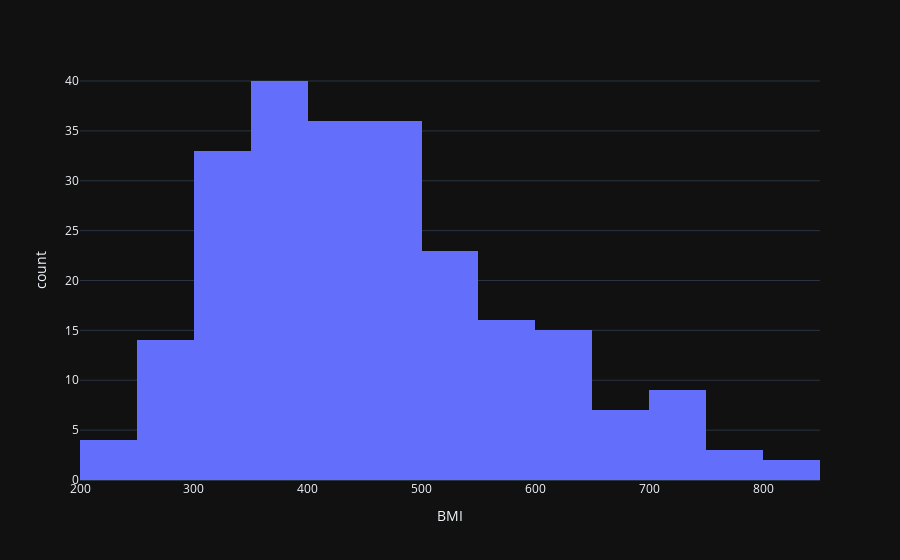
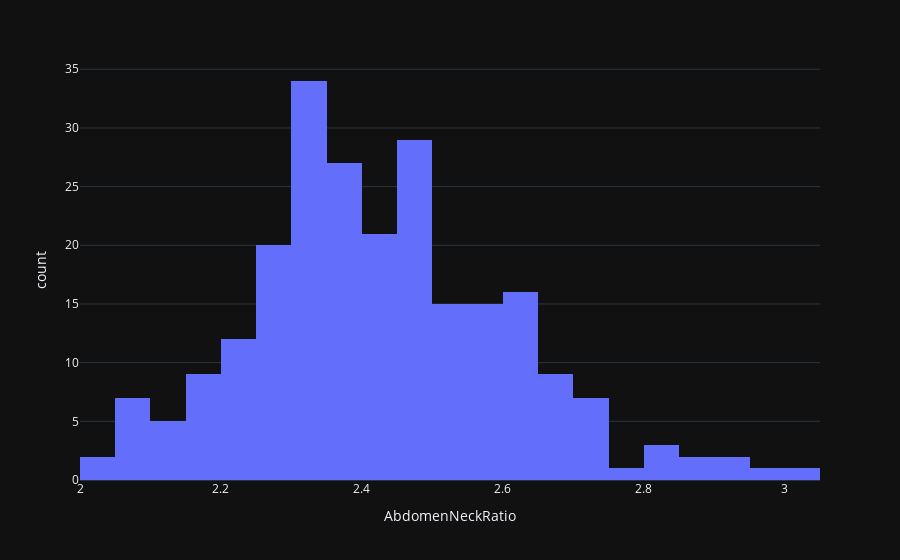
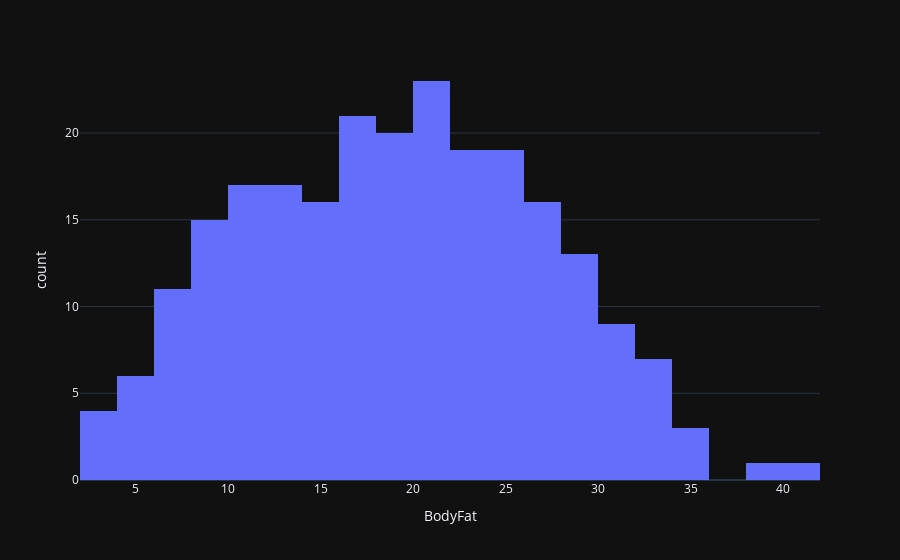
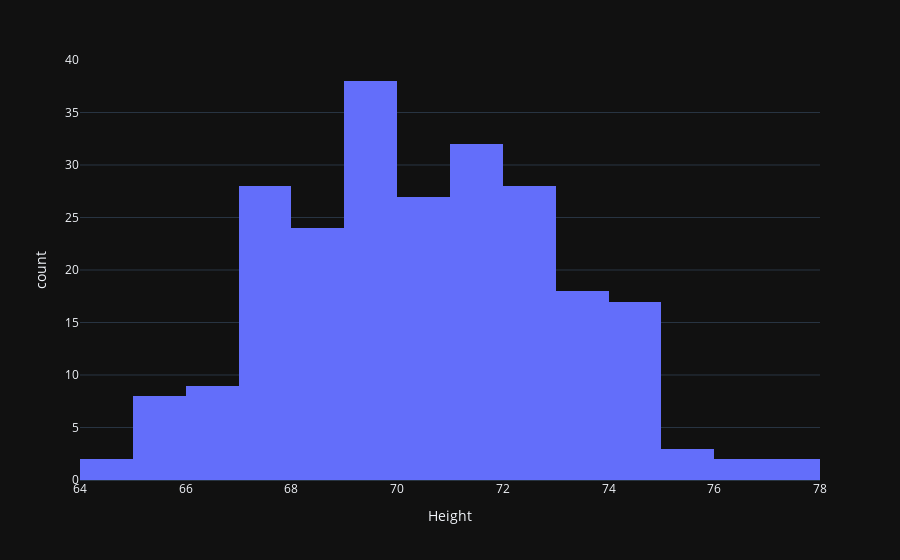

Notebook cell for these charts, in order:
### Code cell
dataFrame = dataFrame.drop([30, 36, 38, 39, 40, 41, 44, 45, 55, 78, 85, 171, 181, 215])

print("Distibutions after dropping outliers")

fig = px.histogram(dataFrame, x="BMI")
fig.show()

fig = px.histogram(dataFrame, x="AbdomenNeckRatio")
fig.show()

fig = px.histogram(dataFrame, x="BodyFat")
fig.show()

fig = px.histogram(dataFrame, x="Height")
fig.show()

fig = px.histogram(dataFrame, x="Neck")
fig.show()

fig = px.histogram(dataFrame, x="Weight")
fig.show()

fig = px.histogram(dataFrame, x="Age")
fig.show()

fig = px.histogram(dataFrame, x="Knee")
fig.show()

fig = px.histogram(dataFrame, x="Ankle")
fig.show()

fig = px.histogram(dataFrame, x="Biceps")
fig.show()

fig = px.histogram(dataFrame, x="Forearm")
fig.show()

fig = px.histogram(dataFrame, x="Wrist")
fig.show()

fig = px.histogram(dataFrame, x="Abdomen")
fig.show()

fig = px.histogram(dataFrame, x="Hip")
fig.show()

fig = px.histogram(dataFrame, x="Thigh")
fig.show()

#dataFrame.describe()

dataFrame.describe()
dataFrame

sns.heatmap(dataFrame.corr())

### Figure 1 — Plotly figure (JSON) as saved in the notebook; plotly's stock layout.template omitted (floating-point values rounded to 4 significant figures; data arrays with more than 128 entries replaced by an {"elided": "..."} marker saying what was removed)
{"data": [{"alignmentgroup": "True", "bingroup": "x", "hovertemplate": "BMI=%{x}<br>count=%{y}<extra></extra>", "legendgroup": "", "marker": {"color": "#636efa", "pattern": {"shape": ""}}, "name": "", "offsetgroup": "", "orientation": "v", "showlegend": false, "x": {"elided": "238 float values"}, "xaxis": "x", "yaxis": "y", "type": "histogram"}], "layout": {"xaxis": {"anchor": "y", "domain": [0.0, 1.0], "title": {"text": "BMI"}}, "yaxis": {"anchor": "x", "domain": [0.0, 1.0], "title": {"text": "count"}}, "legend": {"tracegroupgap": 0}, "margin": {"t": 60}, "barmode": "relative"}}

### Figure 2 — Plotly figure (JSON) as saved in the notebook; plotly's stock layout.template omitted (floating-point values rounded to 4 significant figures; data arrays with more than 128 entries replaced by an {"elided": "..."} marker saying what was removed)
{"data": [{"alignmentgroup": "True", "bingroup": "x", "hovertemplate": "AbdomenNeckRatio=%{x}<br>count=%{y}<extra></extra>", "legendgroup": "", "marker": {"color": "#636efa", "pattern": {"shape": ""}}, "name": "", "offsetgroup": "", "orientation": "v", "showlegend": false, "x": {"elided": "238 float values"}, "xaxis": "x", "yaxis": "y", "type": "histogram"}], "layout": {"xaxis": {"anchor": "y", "domain": [0.0, 1.0], "title": {"text": "AbdomenNeckRatio"}}, "yaxis": {"anchor": "x", "domain": [0.0, 1.0], "title": {"text": "count"}}, "legend": {"tracegroupgap": 0}, "margin": {"t": 60}, "barmode": "relative"}}

### Figure 3 — Plotly figure (JSON) as saved in the notebook; plotly's stock layout.template omitted (floating-point values rounded to 4 significant figures; data arrays with more than 128 entries replaced by an {"elided": "..."} marker saying what was removed)
{"data": [{"alignmentgroup": "True", "bingroup": "x", "hovertemplate": "BodyFat=%{x}<br>count=%{y}<extra></extra>", "legendgroup": "", "marker": {"color": "#636efa", "pattern": {"shape": ""}}, "name": "", "offsetgroup": "", "orientation": "v", "showlegend": false, "x": {"elided": "238 float values"}, "xaxis": "x", "yaxis": "y", "type": "histogram"}], "layout": {"xaxis": {"anchor": "y", "domain": [0.0, 1.0], "title": {"text": "BodyFat"}}, "yaxis": {"anchor": "x", "domain": [0.0, 1.0], "title": {"text": "count"}}, "legend": {"tracegroupgap": 0}, "margin": {"t": 60}, "barmode": "relative"}}

### Figure 4 — Plotly figure (JSON) as saved in the notebook; plotly's stock layout.template omitted (floating-point values rounded to 4 significant figures; data arrays with more than 128 entries replaced by an {"elided": "..."} marker saying what was removed)
{"data": [{"alignmentgroup": "True", "bingroup": "x", "hovertemplate": "Height=%{x}<br>count=%{y}<extra></extra>", "legendgroup": "", "marker": {"color": "#636efa", "pattern": {"shape": ""}}, "name": "", "offsetgroup": "", "orientation": "v", "showlegend": false, "x": {"elided": "238 float values"}, "xaxis": "x", "yaxis": "y", "type": "histogram"}], "layout": {"xaxis": {"anchor": "y", "domain": [0.0, 1.0], "title": {"text": "Height"}}, "yaxis": {"anchor": "x", "domain": [0.0, 1.0], "title": {"text": "count"}}, "legend": {"tracegroupgap": 0}, "margin": {"t": 60}, "barmode": "relative"}}
